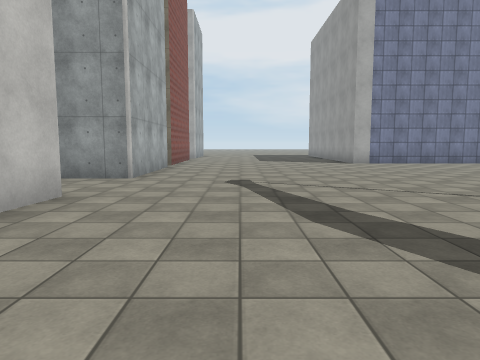
View 1 (above)

18 first-person views from a walk through a 3-D level made in the Unity game engine. The camera is 1.4 m above the floor, tilts 6° down and sees 70° across. The floor is counted in squares, 2 m on a side. Each view is taken from the middle of a square. On the plan, view 1 faces up. The plan holds only what a view shows up to about 11 squares ahead; the rest is blank. The place goes on beyond the plan. The player character is not drawn. Some animated figures are not drawn. Surface patterns are stand-ins for the level's own textures.

View 2
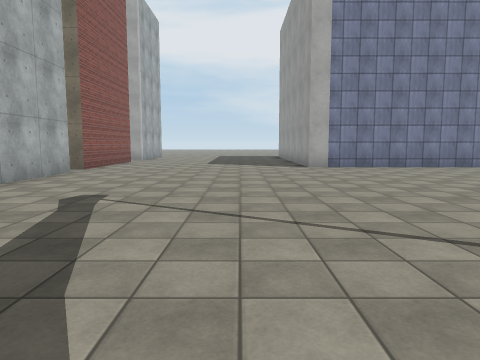

View 3
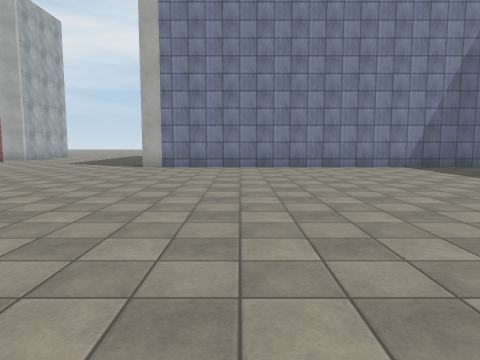

View 4
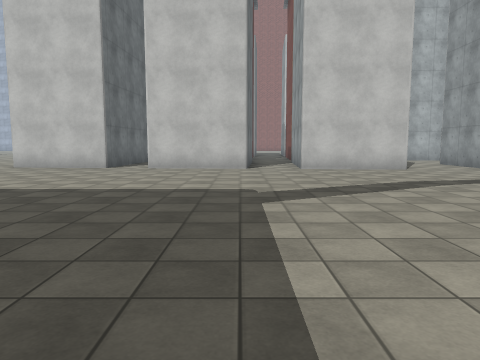

View 5
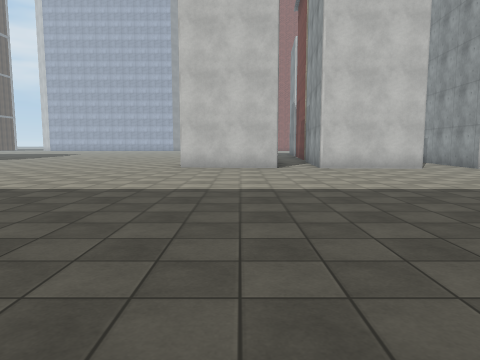

View 6
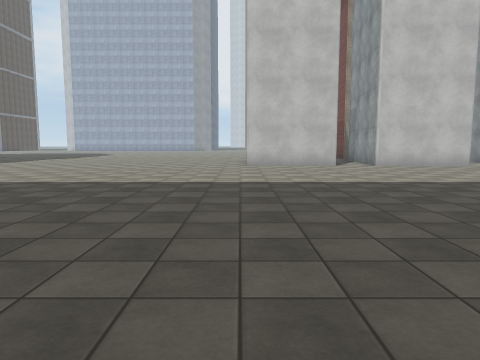

View 7
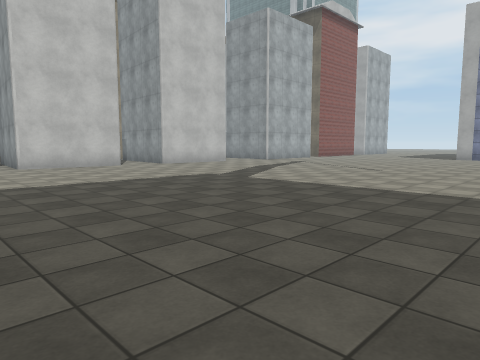

View 8
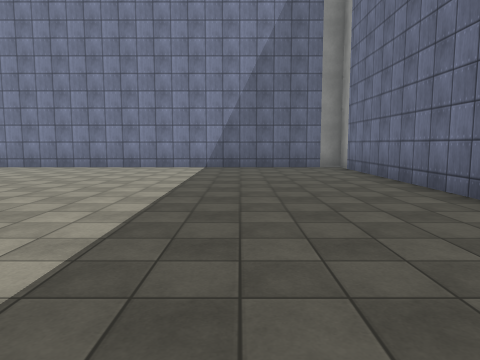

View 9
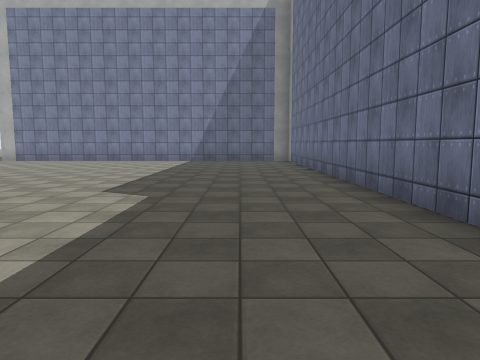

View 10
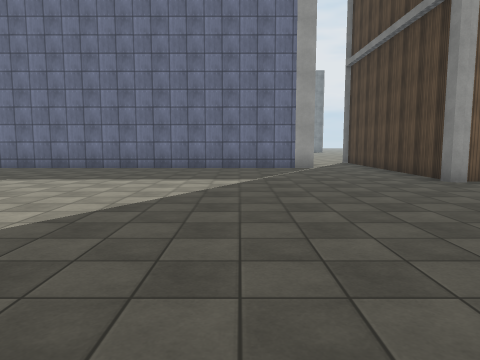

View 11
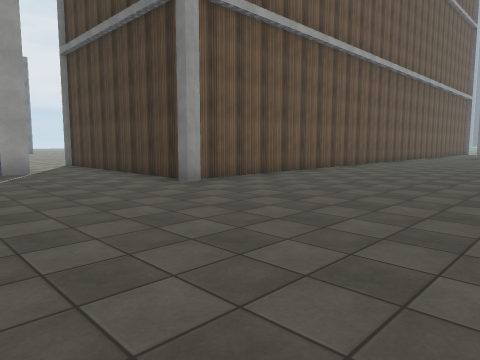

View 12
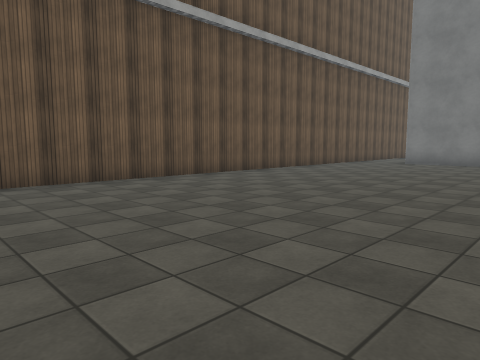

View 13
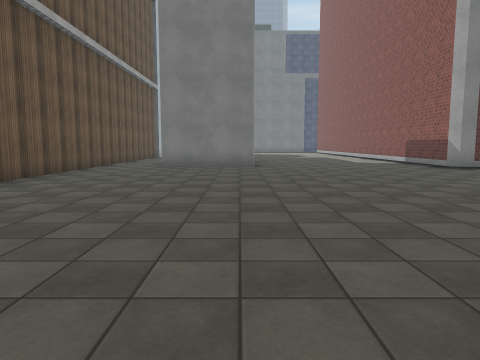

View 14
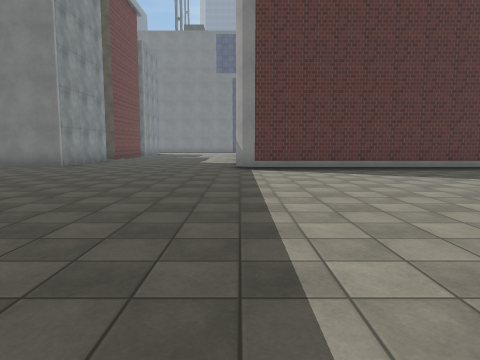

View 15
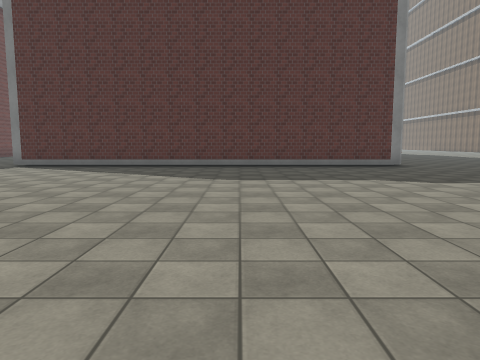

View 16
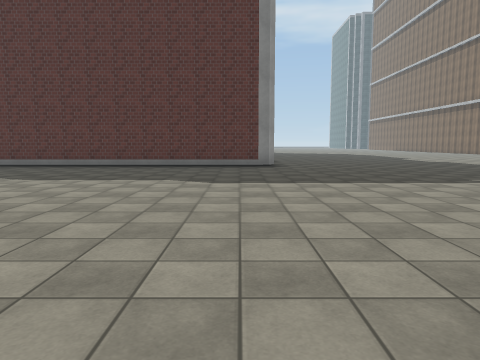

View 17
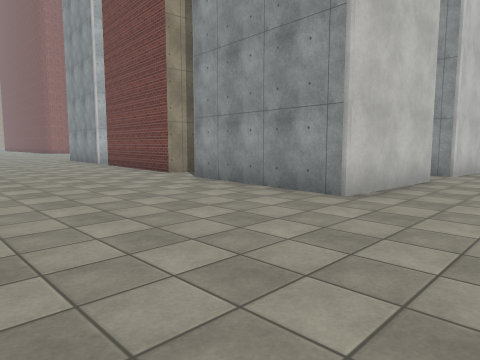

View 18
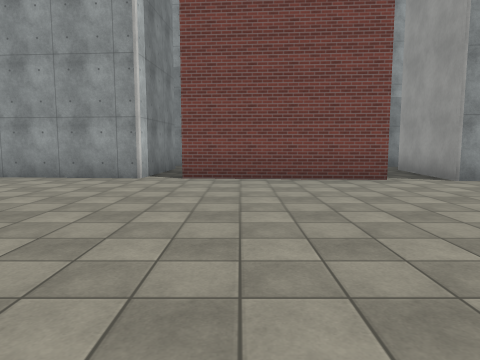

### Floor plan
Points are (right, up) in squares from view 1. A wall is a line through its corners. A room is listed if a view was taken in it or the views show most of it. See-through windows are left out.
Room 1 (views 1, 2, 3, 4, 5, 6, 7, 8, 9, 10, 11, 12, 13, 14, 15, 16, 17, 18)
walls: (-4.1, -3.8) (-3, -3.9) (-3.2, -6.7) (-6.9, -6.4); (-2.7, 0.3) (-2.9, -2.7) (-6.5, -2.4); (-3.9, 0.3) (-3.1, 0.2); (-8.1, -6.3) (-12.2, -6); (-2.4, 4.6) (-2.6, 1.7) (-4.1, 1.8); (16, -4.2) (16, 12.3) (4.1, 12.3) (4.1, 13); (-13, -6) (-14.5, -5.9); (7.5, -21.1) (7.5, -20.6) (10.4, -20.6); (-2.2, 10.5) (-2.2, 7) (-4.1, 7); (-10, -19.5) (-9.6, -19.4) (1.6, -19.4) (1.9, -19.5) (2.1, -19.8) (2.1, -21.1); (12.4, -21.1) (12.4, -6) (16.5, -6); (-2.2, 13) (-2.2, 11.4) (-2.8, 11.4)

Positions as (right, up) in squares from view 1, and headings:
1: (0, 0), facing up
2: (2, 2), facing up
3: (7, 2), facing up
4: (7, 0), facing left
5: (7, -5), facing left
6: (8, -7), facing left
7: (8, -5), facing up-left
8: (13, 2), facing up
9: (14, -2), facing up
10: (6, -2), facing right
11: (7, -2), facing down-right
12: (6, -8), facing down-right
13: (8, -10), facing down
14: (2, -10), facing down
15: (-5, -9), facing down
16: (-9, -9), facing down
17: (-1, -11), facing up-left
18: (-11, -13), facing up
